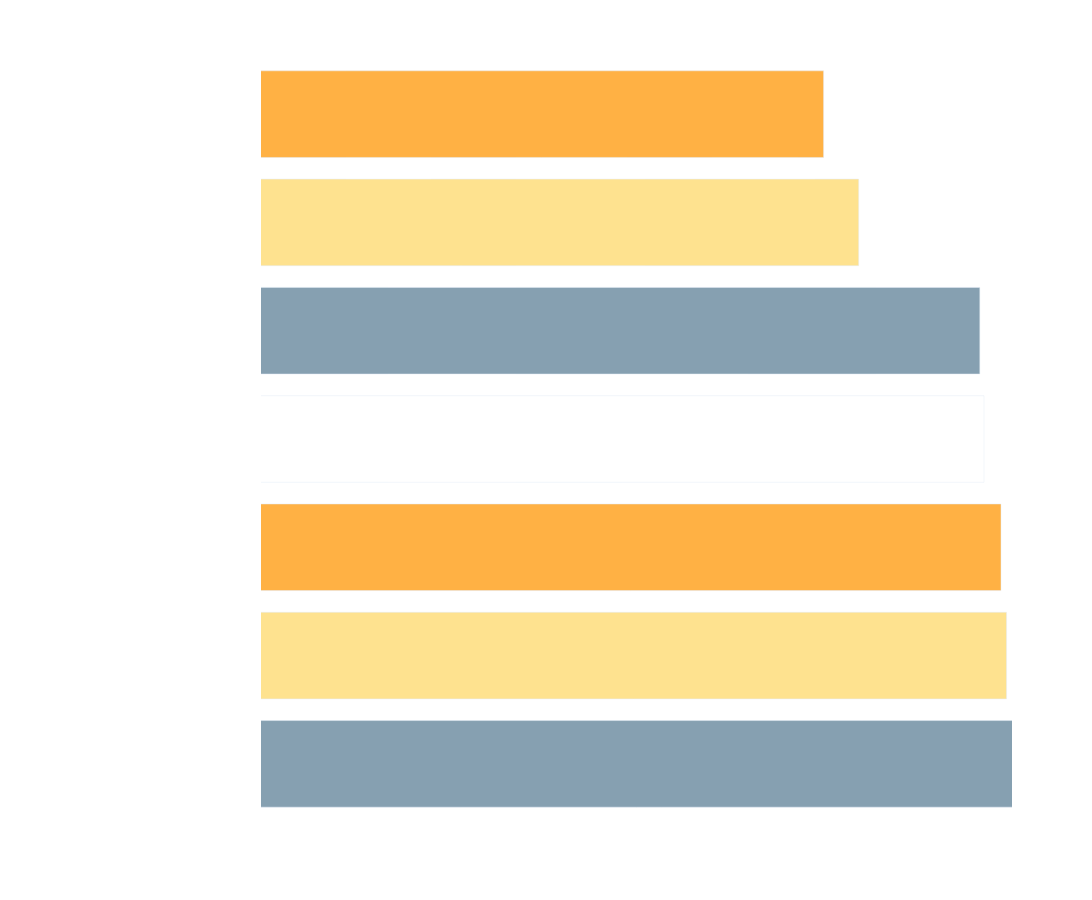

Notebook code for this chart:
### Code cell
import plotly.express as px
import pandas as pd

colors = ['#86A0B1', '#FEE28F', '#FFB144', '#FFFFFF']

fig = px.bar(df_metrics_sel_feat[::-1],
             x='RMSE',
             y='Modelos',
             color='RMSE', # add color parameter
             orientation='h',
             barmode='group',
             height=500,
             title=None)

fig.update_traces(
    marker_color=np.tile(colors, 4),
    textfont=dict(size=16),
)

fig.update_xaxes(showticklabels=True, 
                 tickfont=dict(size=28, color='white'),
                 title="RMSE",
                 title_font=dict(size=26, color='white'),
                 range=[0.69, 0.7125],
                 dtick=0.006)

fig.update_yaxes(showticklabels=True,
                 title=None,
                 tickfont=dict(size=32, color='white'))


# set the background color to transparent
fig.update_layout(
    width=1200,
    height=900,
    plot_bgcolor='rgba(0,0,0,0)',
    paper_bgcolor='rgba(0,0,0,0)')


fig.write_image('model_metrics_feature_selection_RMSE.png')

fig.show()

### Figure 1 — Plotly figure (JSON) as saved in the notebook; plotly's stock layout.template omitted (floating-point values rounded to 4 significant figures)
{"data": [{"alignmentgroup": "True", "hovertemplate": "RMSE=%{marker.color}<br>Modelos=%{y}<extra></extra>", "legendgroup": "", "marker": {"color": ["#86A0B1", "#FEE28F", "#FFB144", "#FFFFFF", "#86A0B1", "#FEE28F", "#FFB144", "#FFFFFF", "#86A0B1", "#FEE28F", "#FFB144", "#FFFFFF", "#86A0B1", "#FEE28F", "#FFB144", "#FFFFFF"], "coloraxis": "coloraxis", "pattern": {"shape": ""}}, "name": "", "offsetgroup": "", "orientation": "h", "showlegend": false, "textfont": {"size": 16}, "textposition": "auto", "type": "bar", "x": [0.7127, 0.7123, 0.7122, 0.7117, 0.7115, 0.7079, 0.7069], "xaxis": "x", "y": ["SVM_CAT_LGBM ", "CatBoost ", "LGBM ", "Select_KBest ", "GridSearch ", "CAT_LGBM ", "Bagging "], "yaxis": "y"}], "layout": {"barmode": "group", "coloraxis": {"colorbar": {"title": {"text": "RMSE"}}, "colorscale": [[0, "#0d0887"], [0.1111, "#46039f"], [0.2222, "#7201a8"], [0.3333, "#9c179e"], [0.4444, "#bd3786"], [0.5556, "#d8576b"], [0.6667, "#ed7953"], [0.7778, "#fb9f3a"], [0.8889, "#fdca26"], [1, "#f0f921"]]}, "height": 900, "legend": {"tracegroupgap": 0}, "margin": {"t": 60}, "paper_bgcolor": "rgba(0,0,0,0)", "plot_bgcolor": "rgba(0,0,0,0)", "width": 1200, "xaxis": {"anchor": "y", "domain": [0, 1], "dtick": 0.006, "range": [0.69, 0.7125], "showticklabels": true, "tickfont": {"color": "white", "size": 28}, "title": {"font": {"color": "white", "size": 26}, "text": "RMSE"}}, "yaxis": {"anchor": "x", "domain": [0, 1], "showticklabels": true, "tickfont": {"color": "white", "size": 32}, "title": {}}}}
